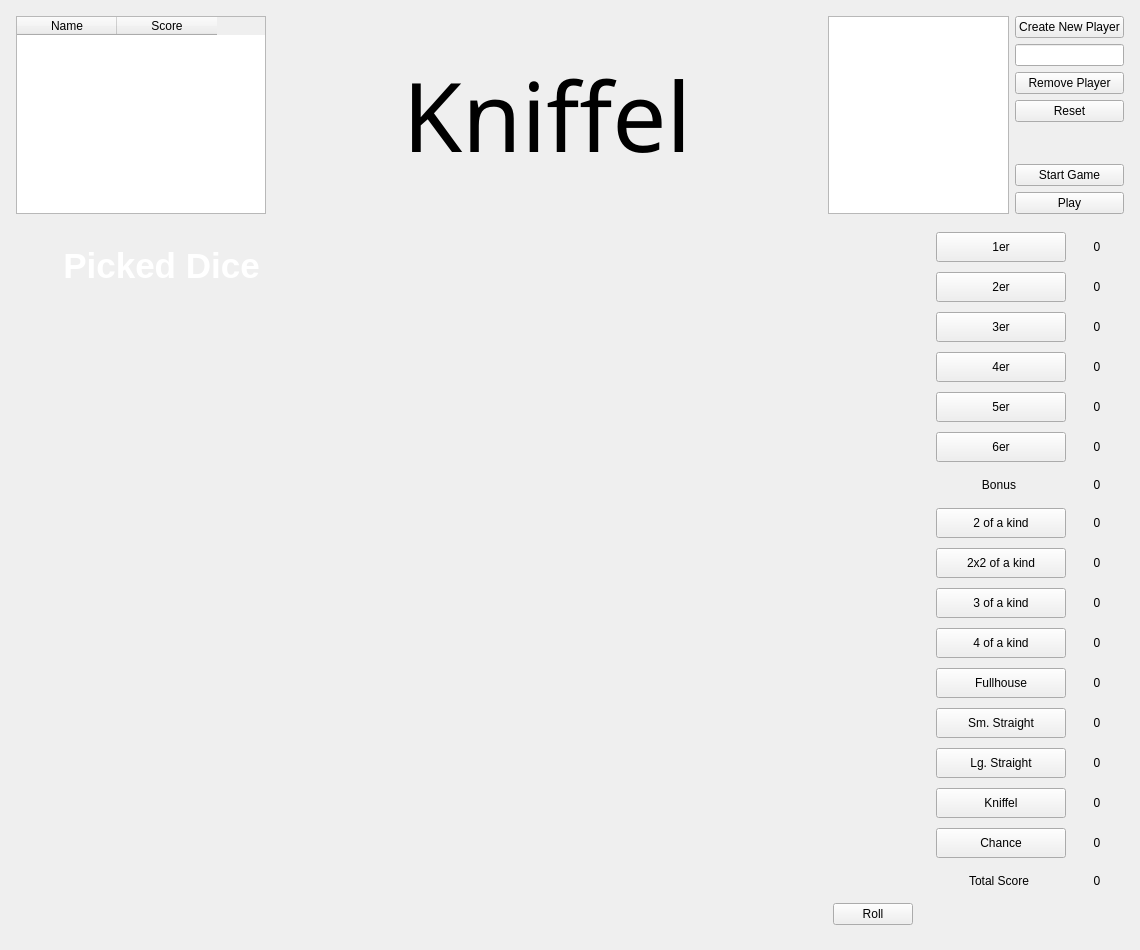
 <widget class="QWidget" name="Kniffel">
  <property name="geometry">
   <rect>
    <x>0</x>
    <y>0</y>
    <width>1140</width>
    <height>950</height>
   </rect>
  </property>
  <property name="minimumSize">
   <size>
    <width>1140</width>
    <height>950</height>
   </size>
  </property>
  <property name="baseSize">
   <size>
    <width>1140</width>
    <height>950</height>
   </size>
  </property>
  <property name="cursor">
   <cursorShape>ArrowCursor</cursorShape>
  </property>
  <property name="windowTitle">
   <string>Kniffel</string>
  </property>
  <property name="windowIcon">
   <iconset>
    <normaloff>icon.png</normaloff>icon.png</iconset>
  </property>
  <layout class="QGridLayout" name="gridLayout">
   <item row="0" column="0" colspan="2">
    <layout class="QHBoxLayout" name="horizontalLayout">
     <property name="sizeConstraint">
      <enum>QLayout::SetFixedSize</enum>
     </property>
     <property name="leftMargin">
      <number>5</number>
     </property>
     <property name="topMargin">
      <number>5</number>
     </property>
     <property name="rightMargin">
      <number>5</number>
     </property>
     <property name="bottomMargin">
      <number>5</number>
     </property>
     <item>
      <layout class="QVBoxLayout" name="verticalLayout_3">
       <item>
        <widget class="QTableWidget" name="ScoreComparison">
         <property name="minimumSize">
          <size>
           <width>250</width>
           <height>0</height>
          </size>
         </property>
         <property name="maximumSize">
          <size>
           <width>16777215</width>
           <height>200</height>
          </size>
         </property>
         <column>
          <property name="text">
           <string>Name</string>
          </property>
         </column>
         <column>
          <property name="text">
           <string>Score</string>
          </property>
         </column>
        </widget>
       </item>
      </layout>
     </item>
     <item>
      <spacer name="horizontalSpacer">
       <property name="orientation">
        <enum>Qt::Horizontal</enum>
       </property>
       <property name="sizeHint" stdset="0">
        <size>
         <width>40</width>
         <height>20</height>
        </size>
       </property>
      </spacer>
     </item>
     <item>
      <widget class="QLabel" name="Title">
       <property name="minimumSize">
        <size>
         <width>550</width>
         <height>0</height>
        </size>
       </property>
       <property name="maximumSize">
        <size>
         <width>16777215</width>
         <height>200</height>
        </size>
       </property>
       <property name="font">
        <font>
         <family>Lucida Calligraphy</family>
         <pointsize>72</pointsize>
        </font>
       </property>
       <property name="text">
        <string>Kniffel</string>
       </property>
       <property name="alignment">
        <set>Qt::AlignCenter</set>
       </property>
      </widget>
     </item>
     <item>
      <spacer name="horizontalSpacer_2">
       <property name="orientation">
        <enum>Qt::Horizontal</enum>
       </property>
       <property name="sizeHint" stdset="0">
        <size>
         <width>40</width>
         <height>20</height>
        </size>
       </property>
      </spacer>
     </item>
     <item>
      <widget class="QListWidget" name="Playerlist">
       <property name="minimumSize">
        <size>
         <width>150</width>
         <height>0</height>
        </size>
       </property>
       <property name="maximumSize">
        <size>
         <width>16777215</width>
         <height>200</height>
        </size>
       </property>
      </widget>
     </item>
     <item>
      <layout class="QVBoxLayout" name="verticalLayout">
       <item>
        <widget class="QPushButton" name="CreateNewPlayer">
         <property name="maximumSize">
          <size>
           <width>185</width>
           <height>16777215</height>
          </size>
         </property>
         <property name="text">
          <string>Create New Player</string>
         </property>
        </widget>
       </item>
       <item>
        <widget class="QLineEdit" name="NameIn">
         <property name="maximumSize">
          <size>
           <width>185</width>
           <height>16777215</height>
          </size>
         </property>
        </widget>
       </item>
       <item>
        <widget class="QPushButton" name="RemovePlayer">
         <property name="maximumSize">
          <size>
           <width>185</width>
           <height>16777215</height>
          </size>
         </property>
         <property name="text">
          <string>Remove Player</string>
         </property>
        </widget>
       </item>
       <item>
        <widget class="QPushButton" name="Reset">
         <property name="maximumSize">
          <size>
           <width>185</width>
           <height>16777215</height>
          </size>
         </property>
         <property name="text">
          <string>Reset</string>
         </property>
        </widget>
       </item>
       <item>
        <spacer name="verticalSpacer">
         <property name="orientation">
          <enum>Qt::Vertical</enum>
         </property>
         <property name="sizeType">
          <enum>QSizePolicy::Maximum</enum>
         </property>
         <property name="sizeHint" stdset="0">
          <size>
           <width>20</width>
           <height>40</height>
          </size>
         </property>
        </spacer>
       </item>
       <item>
        <widget class="QPushButton" name="StartGame">
         <property name="maximumSize">
          <size>
           <width>185</width>
           <height>16777215</height>
          </size>
         </property>
         <property name="text">
          <string>Start Game</string>
         </property>
        </widget>
       </item>
       <item>
        <widget class="QPushButton" name="Play">
         <property name="maximumSize">
          <size>
           <width>185</width>
           <height>16777215</height>
          </size>
         </property>
         <property name="text">
          <string>Play</string>
         </property>
        </widget>
       </item>
      </layout>
     </item>
    </layout>
   </item>
   <item row="1" column="0">
    <layout class="QVBoxLayout" name="verticalLayout_4">
     <property name="leftMargin">
      <number>5</number>
     </property>
     <property name="topMargin">
      <number>5</number>
     </property>
     <property name="rightMargin">
      <number>5</number>
     </property>
     <property name="bottomMargin">
      <number>5</number>
     </property>
     <item>
      <widget class="DiceWidget" name="DiceWidget" native="true">
       <property name="sizePolicy">
        <sizepolicy hsizetype="Expanding" vsizetype="Expanding">
         <horstretch>0</horstretch>
         <verstretch>0</verstretch>
        </sizepolicy>
       </property>
       <property name="minimumSize">
        <size>
         <width>600</width>
         <height>200</height>
        </size>
       </property>
       <widget class="QLabel" name="PickedDice">
        <property name="geometry">
         <rect>
          <x>10</x>
          <y>10</y>
          <width>271</width>
          <height>51</height>
         </rect>
        </property>
        <property name="palette">
         <palette>
          <active>
           <colorrole role="WindowText">
            <brush brushstyle="SolidPattern">
             <color alpha="255">
              <red>255</red>
              <green>255</green>
              <blue>255</blue>
             </color>
            </brush>
           </colorrole>
          </active>
          <inactive>
           <colorrole role="WindowText">
            <brush brushstyle="SolidPattern">
             <color alpha="255">
              <red>255</red>
              <green>255</green>
              <blue>255</blue>
             </color>
            </brush>
           </colorrole>
          </inactive>
          <disabled>
           <colorrole role="WindowText">
            <brush brushstyle="SolidPattern">
             <color alpha="255">
              <red>120</red>
              <green>120</green>
              <blue>120</blue>
             </color>
            </brush>
           </colorrole>
          </disabled>
         </palette>
        </property>
        <property name="font">
         <font>
          <pointsize>26</pointsize>
          <weight>75</weight>
          <bold>true</bold>
         </font>
        </property>
        <property name="text">
         <string>Picked Dice</string>
        </property>
        <property name="alignment">
         <set>Qt::AlignCenter</set>
        </property>
       </widget>
      </widget>
     </item>
     <item>
      <layout class="QHBoxLayout" name="horizontalLayout_33">
       <property name="leftMargin">
        <number>5</number>
       </property>
       <property name="topMargin">
        <number>5</number>
       </property>
       <property name="rightMargin">
        <number>5</number>
       </property>
       <property name="bottomMargin">
        <number>5</number>
       </property>
       <item>
        <widget class="QLabel" name="RollError">
         <property name="minimumSize">
          <size>
           <width>200</width>
           <height>30</height>
          </size>
         </property>
         <property name="text">
          <string/>
         </property>
        </widget>
       </item>
       <item>
        <spacer name="horizontalSpacer_3">
         <property name="orientation">
          <enum>Qt::Horizontal</enum>
         </property>
         <property name="sizeHint" stdset="0">
          <size>
           <width>40</width>
           <height>20</height>
          </size>
         </property>
        </spacer>
       </item>
       <item>
        <widget class="QPushButton" name="DiceRoll">
         <property name="text">
          <string>Roll</string>
         </property>
        </widget>
       </item>
      </layout>
     </item>
    </layout>
   </item>
   <item row="1" column="1">
    <layout class="QVBoxLayout" name="verticalLayout_2">
     <property name="leftMargin">
      <number>5</number>
     </property>
     <property name="topMargin">
      <number>5</number>
     </property>
     <property name="rightMargin">
      <number>5</number>
     </property>
     <property name="bottomMargin">
      <number>5</number>
     </property>
     <item>
      <layout class="QHBoxLayout" name="horizontalLayout_2">
       <property name="leftMargin">
        <number>2</number>
       </property>
       <property name="topMargin">
        <number>2</number>
       </property>
       <property name="rightMargin">
        <number>2</number>
       </property>
       <property name="bottomMargin">
        <number>2</number>
       </property>
       <item>
        <widget class="QPushButton" name="Button1er">
         <property name="minimumSize">
          <size>
           <width>130</width>
           <height>30</height>
          </size>
         </property>
         <property name="text">
          <string>1er</string>
         </property>
        </widget>
       </item>
       <item>
        <widget class="QLabel" name="Label1er">
         <property name="minimumSize">
          <size>
           <width>50</width>
           <height>30</height>
          </size>
         </property>
         <property name="text">
          <string>0</string>
         </property>
         <property name="alignment">
          <set>Qt::AlignCenter</set>
         </property>
        </widget>
       </item>
      </layout>
     </item>
     <item>
      <layout class="QHBoxLayout" name="horizontalLayout_19">
       <property name="leftMargin">
        <number>2</number>
       </property>
       <property name="topMargin">
        <number>2</number>
       </property>
       <property name="rightMargin">
        <number>2</number>
       </property>
       <property name="bottomMargin">
        <number>2</number>
       </property>
       <item>
        <widget class="QPushButton" name="Button2er">
         <property name="minimumSize">
          <size>
           <width>130</width>
           <height>30</height>
          </size>
         </property>
         <property name="text">
          <string>2er</string>
         </property>
        </widget>
       </item>
       <item>
        <widget class="QLabel" name="Label2er">
         <property name="minimumSize">
          <size>
           <width>50</width>
           <height>30</height>
          </size>
         </property>
         <property name="text">
          <string>0</string>
         </property>
         <property name="alignment">
          <set>Qt::AlignCenter</set>
         </property>
        </widget>
       </item>
      </layout>
     </item>
     <item>
      <layout class="QHBoxLayout" name="horizontalLayout_20">
       <property name="leftMargin">
        <number>2</number>
       </property>
       <property name="topMargin">
        <number>2</number>
       </property>
       <property name="rightMargin">
        <number>2</number>
       </property>
       <property name="bottomMargin">
        <number>2</number>
       </property>
       <item>
        <widget class="QPushButton" name="Button3er">
         <property name="minimumSize">
          <size>
           <width>130</width>
           <height>30</height>
          </size>
         </property>
         <property name="text">
          <string>3er</string>
         </property>
        </widget>
       </item>
       <item>
        <widget class="QLabel" name="Label3er">
         <property name="minimumSize">
          <size>
           <width>50</width>
           <height>30</height>
          </size>
         </property>
         <property name="text">
          <string>0</string>
         </property>
         <property name="alignment">
          <set>Qt::AlignCenter</set>
         </property>
        </widget>
       </item>
      </layout>
     </item>
     <item>
      <layout class="QHBoxLayout" name="horizontalLayout_21">
       <property name="leftMargin">
        <number>2</number>
       </property>
       <property name="topMargin">
        <number>2</number>
       </property>
       <property name="rightMargin">
        <number>2</number>
       </property>
       <property name="bottomMargin">
        <number>2</number>
       </property>
       <item>
        <widget class="QPushButton" name="Button4er">
         <property name="minimumSize">
          <size>
           <width>130</width>
           <height>30</height>
          </size>
         </property>
         <property name="text">
          <string>4er</string>
         </property>
        </widget>
       </item>
       <item>
        <widget class="QLabel" name="Label4er">
         <property name="minimumSize">
          <size>
           <width>50</width>
           <height>30</height>
          </size>
         </property>
         <property name="text">
          <string>0</string>
         </property>
         <property name="alignment">
          <set>Qt::AlignCenter</set>
         </property>
        </widget>
       </item>
      </layout>
     </item>
     <item>
      <layout class="QHBoxLayout" name="horizontalLayout_22">
       <property name="leftMargin">
        <number>2</number>
       </property>
       <property name="topMargin">
        <number>2</number>
       </property>
       <property name="rightMargin">
        <number>2</number>
       </property>
       <property name="bottomMargin">
        <number>2</number>
       </property>
       <item>
        <widget class="QPushButton" name="Button5er">
         <property name="minimumSize">
          <size>
           <width>130</width>
           <height>30</height>
          </size>
         </property>
         <property name="text">
          <string>5er</string>
         </property>
        </widget>
       </item>
       <item>
        <widget class="QLabel" name="Label5er">
         <property name="minimumSize">
          <size>
           <width>50</width>
           <height>30</height>
          </size>
         </property>
         <property name="text">
          <string>0</string>
         </property>
         <property name="alignment">
          <set>Qt::AlignCenter</set>
         </property>
        </widget>
       </item>
      </layout>
     </item>
     <item>
      <layout class="QHBoxLayout" name="horizontalLayout_23">
       <property name="leftMargin">
        <number>2</number>
       </property>
       <property name="topMargin">
        <number>2</number>
       </property>
       <property name="rightMargin">
        <number>2</number>
       </property>
       <property name="bottomMargin">
        <number>2</number>
       </property>
       <item>
        <widget class="QPushButton" name="Button6er">
         <property name="minimumSize">
          <size>
           <width>130</width>
           <height>30</height>
          </size>
         </property>
         <property name="text">
          <string>6er</string>
         </property>
        </widget>
       </item>
       <item>
        <widget class="QLabel" name="Label6er">
         <property name="minimumSize">
          <size>
           <width>50</width>
           <height>30</height>
          </size>
         </property>
         <property name="text">
          <string>0</string>
         </property>
         <property name="alignment">
          <set>Qt::AlignCenter</set>
         </property>
        </widget>
       </item>
      </layout>
     </item>
     <item>
      <layout class="QHBoxLayout" name="horizontalLayout_17">
       <item>
        <widget class="QLabel" name="Bonus">
         <property name="minimumSize">
          <size>
           <width>130</width>
           <height>30</height>
          </size>
         </property>
         <property name="text">
          <string>Bonus</string>
         </property>
         <property name="alignment">
          <set>Qt::AlignCenter</set>
         </property>
        </widget>
       </item>
       <item>
        <widget class="QLabel" name="LabelBonus">
         <property name="minimumSize">
          <size>
           <width>50</width>
           <height>30</height>
          </size>
         </property>
         <property name="text">
          <string>0</string>
         </property>
         <property name="alignment">
          <set>Qt::AlignCenter</set>
         </property>
        </widget>
       </item>
      </layout>
     </item>
     <item>
      <layout class="QHBoxLayout" name="horizontalLayout_24">
       <property name="leftMargin">
        <number>2</number>
       </property>
       <property name="topMargin">
        <number>2</number>
       </property>
       <property name="rightMargin">
        <number>2</number>
       </property>
       <property name="bottomMargin">
        <number>2</number>
       </property>
       <item>
        <widget class="QPushButton" name="Button2ofKind">
         <property name="minimumSize">
          <size>
           <width>130</width>
           <height>30</height>
          </size>
         </property>
         <property name="text">
          <string>2 of a kind</string>
         </property>
        </widget>
       </item>
       <item>
        <widget class="QLabel" name="Label2ofKind">
         <property name="minimumSize">
          <size>
           <width>50</width>
           <height>30</height>
          </size>
         </property>
         <property name="text">
          <string>0</string>
         </property>
         <property name="alignment">
          <set>Qt::AlignCenter</set>
         </property>
        </widget>
       </item>
      </layout>
     </item>
     <item>
      <layout class="QHBoxLayout" name="horizontalLayout_25">
       <property name="leftMargin">
        <number>2</number>
       </property>
       <property name="topMargin">
        <number>2</number>
       </property>
       <property name="rightMargin">
        <number>2</number>
       </property>
       <property name="bottomMargin">
        <number>2</number>
       </property>
       <item>
        <widget class="QPushButton" name="Button2x2ofKind">
         <property name="minimumSize">
          <size>
           <width>130</width>
           <height>30</height>
          </size>
         </property>
         <property name="text">
          <string>2x2 of a kind</string>
         </property>
        </widget>
       </item>
       <item>
        <widget class="QLabel" name="Label2x2ofKind">
         <property name="minimumSize">
          <size>
           <width>50</width>
           <height>30</height>
          </size>
         </property>
         <property name="text">
          <string>0</string>
         </property>
         <property name="alignment">
          <set>Qt::AlignCenter</set>
         </property>
        </widget>
       </item>
      </layout>
     </item>
     <item>
      <layout class="QHBoxLayout" name="horizontalLayout_26">
       <property name="leftMargin">
        <number>2</number>
       </property>
       <property name="topMargin">
        <number>2</number>
       </property>
       <property name="rightMargin">
        <number>2</number>
       </property>
       <property name="bottomMargin">
        <number>2</number>
       </property>
       <item>
        <widget class="QPushButton" name="Button3ofKind">
         <property name="minimumSize">
          <size>
           <width>130</width>
           <height>30</height>
          </size>
         </property>
         <property name="text">
          <string>3 of a kind</string>
         </property>
        </widget>
       </item>
       <item>
        <widget class="QLabel" name="Label3ofKind">
         <property name="minimumSize">
          <size>
           <width>50</width>
           <height>30</height>
          </size>
         </property>
         <property name="text">
          <string>0</string>
         </property>
         <property name="alignment">
          <set>Qt::AlignCenter</set>
         </property>
        </widget>
       </item>
      </layout>
     </item>
     <item>
      <layout class="QHBoxLayout" name="horizontalLayout_27">
       <property name="leftMargin">
        <number>2</number>
       </property>
       <property name="topMargin">
        <number>2</number>
       </property>
       <property name="rightMargin">
        <number>2</number>
       </property>
       <property name="bottomMargin">
        <number>2</number>
       </property>
       <item>
        <widget class="QPushButton" name="Button4ofKind">
         <property name="minimumSize">
          <size>
           <width>130</width>
           <height>30</height>
          </size>
         </property>
         <property name="text">
          <string>4 of a kind</string>
         </property>
        </widget>
       </item>
       <item>
        <widget class="QLabel" name="Label4ofKind">
         <property name="minimumSize">
          <size>
           <width>50</width>
           <height>30</height>
          </size>
         </property>
         <property name="text">
          <string>0</string>
         </property>
         <property name="alignment">
          <set>Qt::AlignCenter</set>
         </property>
        </widget>
       </item>
      </layout>
     </item>
     <item>
      <layout class="QHBoxLayout" name="horizontalLayout_28">
       <property name="leftMargin">
        <number>2</number>
       </property>
       <property name="topMargin">
        <number>2</number>
       </property>
       <property name="rightMargin">
        <number>2</number>
       </property>
       <property name="bottomMargin">
        <number>2</number>
       </property>
       <item>
        <widget class="QPushButton" name="ButtonfullHouse">
         <property name="minimumSize">
          <size>
           <width>130</width>
           <height>30</height>
          </size>
         </property>
         <property name="text">
          <string>Fullhouse</string>
         </property>
        </widget>
       </item>
       <item>
        <widget class="QLabel" name="LabelfullHouse">
         <property name="minimumSize">
          <size>
           <width>50</width>
           <height>30</height>
          </size>
         </property>
         <property name="text">
          <string>0</string>
         </property>
         <property name="alignment">
          <set>Qt::AlignCenter</set>
         </property>
        </widget>
       </item>
      </layout>
     </item>
     <item>
      <layout class="QHBoxLayout" name="horizontalLayout_29">
       <property name="leftMargin">
        <number>2</number>
       </property>
       <property name="topMargin">
        <number>2</number>
       </property>
       <property name="rightMargin">
        <number>2</number>
       </property>
       <property name="bottomMargin">
        <number>2</number>
       </property>
       <item>
        <widget class="QPushButton" name="ButtonsmallStraight">
         <property name="minimumSize">
          <size>
           <width>130</width>
           <height>30</height>
          </size>
         </property>
         <property name="text">
          <string>Sm. Straight</string>
         </property>
        </widget>
       </item>
       <item>
        <widget class="QLabel" name="LabelsmallStraight">
         <property name="minimumSize">
          <size>
           <width>50</width>
           <height>30</height>
          </size>
         </property>
         <property name="text">
          <string>0</string>
         </property>
         <property name="alignment">
          <set>Qt::AlignCenter</set>
         </property>
        </widget>
       </item>
      </layout>
     </item>
     <item>
      <layout class="QHBoxLayout" name="horizontalLayout_30">
       <property name="leftMargin">
        <number>2</number>
       </property>
       <property name="topMargin">
        <number>2</number>
       </property>
       <property name="rightMargin">
        <number>2</number>
       </property>
       <property name="bottomMargin">
        <number>2</number>
       </property>
       <item>
        <widget class="QPushButton" name="ButtonlargeStraight">
         <property name="minimumSize">
          <size>
           <width>130</width>
           <height>30</height>
          </size>
         </property>
         <property name="text">
          <string>Lg. Straight</string>
         </property>
        </widget>
       </item>
       <item>
        <widget class="QLabel" name="LabellargeStraight">
         <property name="minimumSize">
          <size>
           <width>50</width>
           <height>30</height>
          </size>
         </property>
         <property name="text">
          <string>0</string>
         </property>
         <property name="alignment">
          <set>Qt::AlignCenter</set>
         </property>
        </widget>
       </item>
      </layout>
     </item>
     <item>
      <layout class="QHBoxLayout" name="horizontalLayout_31">
       <property name="leftMargin">
        <number>2</number>
       </property>
       <property name="topMargin">
        <number>2</number>
       </property>
       <property name="rightMargin">
        <number>2</number>
       </property>
       <property name="bottomMargin">
        <number>2</number>
       </property>
       <item>
        <widget class="QPushButton" name="Buttonkniffel">
         <property name="minimumSize">
          <size>
           <width>130</width>
           <height>30</height>
          </size>
         </property>
         <property name="text">
          <string>Kniffel</string>
         </property>
        </widget>
       </item>
       <item>
        <widget class="QLabel" name="Labelkniffel">
         <property name="minimumSize">
          <size>
           <width>50</width>
           <height>30</height>
          </size>
         </property>
         <property name="text">
          <string>0</string>
         </property>
         <property name="alignment">
          <set>Qt::AlignCenter</set>
         </property>
        </widget>
       </item>
      </layout>
     </item>
     <item>
      <layout class="QHBoxLayout" name="horizontalLayout_32">
       <property name="leftMargin">
        <number>2</number>
       </property>
       <property name="topMargin">
        <number>2</number>
       </property>
       <property name="rightMargin">
        <number>2</number>
       </property>
       <property name="bottomMargin">
        <number>2</number>
       </property>
       <item>
        <widget class="QPushButton" name="Buttonchance">
         <property name="minimumSize">
          <size>
           <width>130</width>
           <height>30</height>
          </size>
         </property>
         <property name="text">
          <string>Chance</string>
         </property>
        </widget>
       </item>
       <item>
        <widget class="QLabel" name="Labelchance">
         <property name="minimumSize">
          <size>
           <width>50</width>
           <height>30</height>
          </size>
         </property>
         <property name="text">
          <string>0</string>
         </property>
         <property name="alignment">
          <set>Qt::AlignCenter</set>
         </property>
        </widget>
       </item>
      </layout>
     </item>
     <item>
      <layout class="QHBoxLayout" name="horizontalLayout_18">
       <item>
        <widget class="QLabel" name="TotalScore">
         <property name="minimumSize">
          <size>
           <width>130</width>
           <height>30</height>
          </size>
         </property>
         <property name="text">
          <string>Total Score</string>
         </property>
         <property name="alignment">
          <set>Qt::AlignCenter</set>
         </property>
        </widget>
       </item>
       <item>
        <widget class="QLabel" name="LabelTotalScore">
         <property name="minimumSize">
          <size>
           <width>50</width>
           <height>30</height>
          </size>
         </property>
         <property name="text">
          <string>0</string>
         </property>
         <property name="alignment">
          <set>Qt::AlignCenter</set>
         </property>
        </widget>
       </item>
      </layout>
     </item>
     <item>
      <spacer name="verticalSpacer_2">
       <property name="orientation">
        <enum>Qt::Vertical</enum>
       </property>
       <property name="sizeHint" stdset="0">
        <size>
         <width>20</width>
         <height>40</height>
        </size>
       </property>
      </spacer>
     </item>
    </layout>
   </item>
  </layout>
 </widget>
